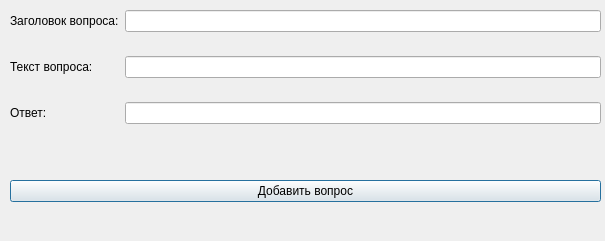
<?xml version="1.0" encoding="UTF-8"?>
<ui version="4.0">
 <class>DialogShortAnswer</class>
 <widget class="QDialog" name="DialogShortAnswer">
  <property name="geometry">
   <rect>
    <x>0</x>
    <y>0</y>
    <width>605</width>
    <height>241</height>
   </rect>
  </property>
  <property name="windowTitle">
   <string>Dialog</string>
  </property>
  <widget class="QWidget" name="formLayoutWidget">
   <property name="geometry">
    <rect>
     <x>10</x>
     <y>10</y>
     <width>591</width>
     <height>161</height>
    </rect>
   </property>
   <layout class="QFormLayout" name="formLayout">
    <property name="sizeConstraint">
     <enum>QLayout::SetMaximumSize</enum>
    </property>
    <property name="fieldGrowthPolicy">
     <enum>QFormLayout::ExpandingFieldsGrow</enum>
    </property>
    <property name="verticalSpacing">
     <number>24</number>
    </property>
    <item row="0" column="0">
     <widget class="QLabel" name="label">
      <property name="text">
       <string>Заголовок вопроса:</string>
      </property>
     </widget>
    </item>
    <item row="0" column="1">
     <widget class="QLineEdit" name="lineEdit"/>
    </item>
    <item row="1" column="0">
     <widget class="QLabel" name="label_2">
      <property name="text">
       <string>Текст вопроса:</string>
      </property>
     </widget>
    </item>
    <item row="1" column="1">
     <widget class="QLineEdit" name="lineEdit_2"/>
    </item>
    <item row="2" column="0">
     <widget class="QLabel" name="label_3">
      <property name="text">
       <string>Ответ:</string>
      </property>
     </widget>
    </item>
    <item row="2" column="1">
     <widget class="QLineEdit" name="lineEdit_3"/>
    </item>
   </layout>
  </widget>
  <widget class="QWidget" name="verticalLayoutWidget">
   <property name="geometry">
    <rect>
     <x>10</x>
     <y>180</y>
     <width>591</width>
     <height>51</height>
    </rect>
   </property>
   <layout class="QVBoxLayout" name="verticalLayout">
    <property name="sizeConstraint">
     <enum>QLayout::SetMaximumSize</enum>
    </property>
    <item>
     <widget class="QPushButton" name="pushButton">
      <property name="text">
       <string>Добавить вопрос</string>
      </property>
     </widget>
    </item>
   </layout>
  </widget>
 </widget>
 <resources/>
 <connections/>
</ui>
